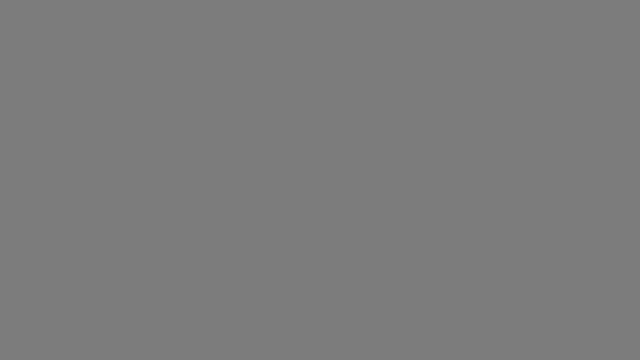
Frame 1 (no input)
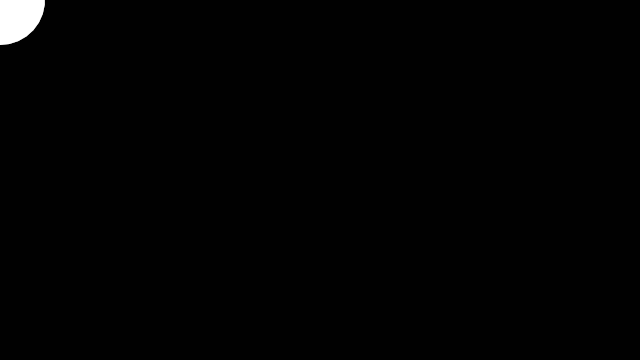
Frame 60 (the mouse pressed at the canvas centre just before this capture)
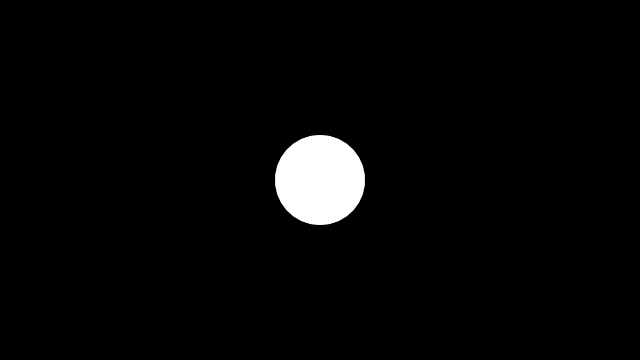
Frame 120 (the mouse held since frame 60 and released just before this capture)

The Processing sketch that drew these frames (run headless with seeded random() and noise(); from frame 60 on, the mouse is pressed at the canvas centre):

// Processing sketch: sketch_apr04a
// ── sketch_apr04a.pde
// center point
float centerX = 0, centerY = 0;

float radius = 45, rotAngle = -90;
float accelX, accelY;
float springing = 1, damping = .5;

//corner nodes
int nodes = 30;
float nodeStartX[] = new float[nodes];
float nodeStartY[] = new float[nodes];
float[]nodeX = new float[nodes];
float[]nodeY = new float[nodes];
float[]angle = new float[nodes];
float[]frequency = new float[nodes];

// soft-body dynamics
float organicConstant = 1;

void setup() {
  size(640, 360);
  //center shape in window
  centerX = width/2;
  centerY = height/2;
  // iniitalize frequencies for corner nodes
  for (int i=0; i<nodes; i++){
    frequency[i] = random(5, 12);
  }
  noStroke();
  smooth();
  frameRate(60);
}

void draw() {
  //fade background
  fill(0, 100);
  rect(0,0,width, height);
  drawShape();
  moveShape();
}

void drawShape() {
  //  calculate node  starting locations
  for (int i=0; i<nodes; i++){
    nodeStartX[i] = centerX+cos(radians(rotAngle))*radius;
    nodeStartY[i] = centerY+sin(radians(rotAngle))*radius;
    rotAngle += 360.0/nodes;
  }

  // draw polygon
  curveTightness(organicConstant);
  fill(255);
  beginShape();
  for (int i=0; i<nodes; i++){
    curveVertex(nodeX[i], nodeY[i]);
  }
  for (int i=0; i<nodes-1; i++){
    curveVertex(nodeX[i], nodeY[i]);
  }
  endShape(CLOSE);
}

void moveShape() {
  //move center point
  float deltaX = mouseX-centerX;
  float deltaY = mouseY-centerY;

  // create springing effect
  deltaX *= springing;
  deltaY *= springing;
  accelX += deltaX;
  accelY += deltaY;

  // move predator's center
  centerX += accelX;
  centerY += accelY;

  // slow down springing
  accelX *= damping;
  accelY *= damping;

  // change curve tightness
  organicConstant = 1-((abs(accelX)+abs(accelY))*.1);

  //move nodes
  for (int i=0; i<nodes; i++){
    nodeX[i] = nodeStartX[i]+sin(radians(angle[i]))*(accelX*2);
    nodeY[i] = nodeStartY[i]+sin(radians(angle[i]))*(accelY*2);
    angle[i]+=frequency[i];
  }
}
